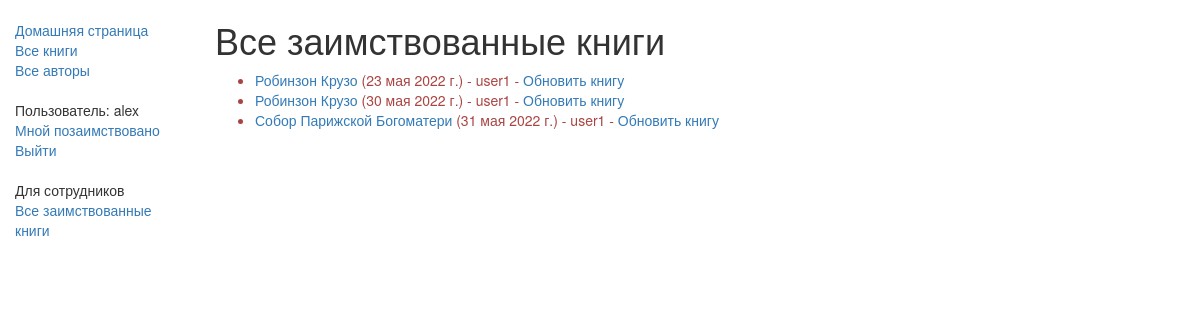
Page /catalog/all-borrowed/ (signed in) on the committed database.
### catalog/models.py (models this page shows, shortened)
class BookInstance(models.Model):
	id = models.UUIDField(primary_key=True, default=uuid.uuid4,
		help_text='Unique ID for this book across the whole library')
	book = models.ForeignKey('Book', on_delete=models.SET_NULL, null=True)
	imprint = models.CharField(max_length=200)
	due_back = models.DateField(null=True, blank=True)
	borrower = models.ForeignKey(User, on_delete=models.SET_NULL, null=True, blank=True)
	@property
	def is_overdue(self):
		if self.due_back and date.today() > self.due_back:
			return True
		else:
			return False
	LOAN_STATUS = (
		('m', 'Maintenance'),
		('o', 'On loan'),
		('a', 'Available'),
		('r', 'Reserved'),
		)
	status = models.CharField(max_length=1, choices=LOAN_STATUS, blank=True,
		default='m', help_text='Book availability')
	class Meta:
		ordering = ['due_back']
		permissions = (('can_mark_returned', 'Set book as returned'),)

class Book(models.Model):
	title = models.CharField(max_length=200)
	author = models.ForeignKey('Author', on_delete=models.SET_NULL, null=True)
	summary = models.TextField(max_length=1000, help_text='Enter a brief description of a book')
	isbn = models.CharField('ISBN', max_length=13,
		help_text='13 Character <a href="https://www.isbn-international.org/content/what-isbn">ISBN number</a>')
	genre = models.ManyToManyField(Genre, help_text='Select a genre for this book')
	language = models.ForeignKey('Language', on_delete=models.SET_NULL, null=True)
	def display_genre(self):
		return ', '.join([genre.name for genre in self.genre.all()[:3]])
	display_genre.short_description = 'Genre'

### catalog/views.py (the view)
# urls.py: re_path(r'all-borrowed/$', views.AllBorrowedBooksListView.as_view(), name='all-borrowed'),
class AllBorrowedBooksListView(LoginRequiredMixin, PermissionRequiredMixin, generic.ListView):
	model = BookInstance
	permission_required = ('catalog.can_mark_returned')
	template_name = 'all_borrowed.html'
	def queryset(self):
		return BookInstance.objects.filter(status__exact='o').order_by('due_back')

### catalog/templates/all_borrowed.html
{% extends "base_generic.html" %}
{% block content %}
	<h1>Все заимствованные книги</h1>
	{% if object_list %}
		<ul>
			{% for bookinst in object_list %}
				<li class="{% if bookinst.is_overdue %}text-danger{% endif %}">
					<a href="{% url 'book-detail' bookinst.book.pk %}">
						{{ bookinst.book.title }}
					</a>
					({{ bookinst.due_back }}) - {{ bookinst.borrower }} - <a href="{% url 'renew-book-librarian' bookinst.id %}">Обновить книгу</a>
				</li>
				{% endfor %}
		</ul>
	{% else %}
		<p>Нет заимоствованных книг</p>
	{% endif %}
{% endblock %}

### catalog/templates/base_generic.html (shortened to what this page needs)
<!DOCTYPE html>
<html lang='ru'>
<head>
	<link rel="stylesheet" href="https://maxcdn.bootstrapcdn.com/bootstrap/3.3.7/css/bootstrap.min.css">
	{% load static %}
	<link rel="stylesheet" href="{% static 'css/styles.css' %}">
</head>
<body>
  <div class="container-fluid">
    <div class="row">
      <div class="col-sm-2">
      {% block sidebar %}
      <ul class="sidebar-nav">
          <li><a href="{% url 'index' %}">Домашняя страница</a></li>
          <li><a href="{% url 'books' %}">Все книги</a></li>
          <li><a href="{% url 'authors' %}">Все авторы</a></li>
      </ul>
      <ul class="sidebar-nav">
        {% if user.is_authenticated %}
          <li>Пользователь: {{ user.get_username }}</li>
          <li><a href="{% url 'my-borrowed' %}">Мной позаимствовано</a></li>
          <li><a href="{% url 'logout' %}?next={{ request.path }}">Выйти</a></li>
        {% else %}
          <li><a href="{% url 'login' %}?next={{ request.path }}">Войти</a></li>
        {% endif %}
      </ul>
      <ul class="sidebar-nav">
        {% if perms.catalog.can_mark_returned %}
        <li>Для сотрудников</li>
        <li><a href="{% url 'all-borrowed' %}">Все заимствованные книги</a></li>
        {% endif %}
      </ul>
     {% endblock %}
      </div>
      <div class="col-sm-10 ">
      {% block content %}{% endblock %}
      </div>
    </div>
  </div>
</body>
</html>

### catalog/static/css/styles.css (style rules this page uses)
.sidebar-nav { margin-top: 20px; padding: 0; list-style: none; }

### rows in the picture
BookInstance: book "Робинзон Крузо", due_back "23 мая 2022 г.", borrower "user1"
BookInstance: book "Робинзон Крузо", due_back "30 мая 2022 г.", borrower "user1"
BookInstance: book "Собор Парижской Богоматери", due_back "31 мая 2022 г.", borrower "user1"

### other values in the picture
{{ user.get_username }} "alex"
